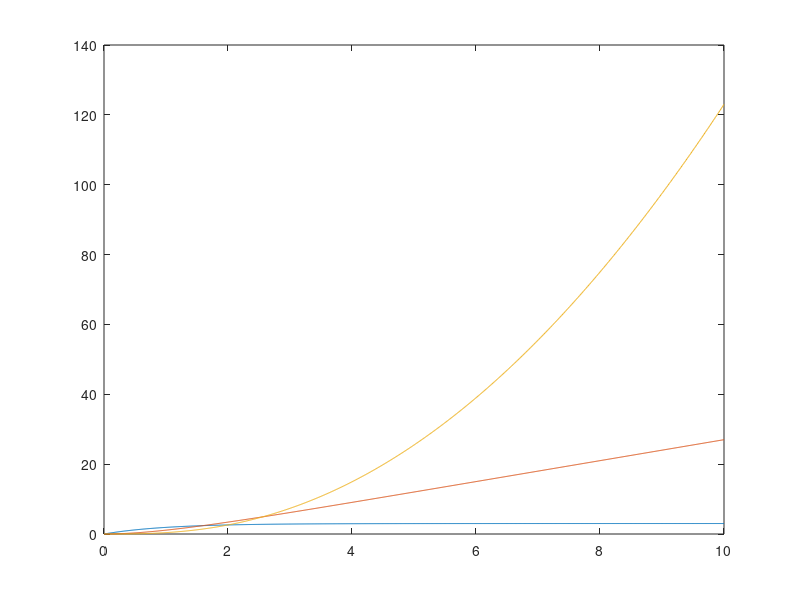

MATLAB code for this plot:
%%%%%%%%%%%%%%%%%%%%%%%%%%%%%%%%%%%%%%%%%%%%%%%%%%%%%%%%%%%%%%%%%%%%%%%%%%%%%%%%
% Primeira questão
%%%%%%%%%%%%%%%%%%%%%%%%%%%%%%%%%%%%%%%%%%%%%%%%%%%%%%%%%%%%%%%%%%%%%%%%%%%%%%%%

a = [1 2];
b = [1 4];
num = 10*conv(a, b)
a = [1 1];
b = [1 3];
c = [1 5];
den = conv(conv(a, b), conv(c, c))

% expandindo em frações parciais
[r, p, k] = residue(num, den)

%%%%%%%%%%%%%%%%%%%%%%%%%%%%%%%%%%%%%%%%%%%%%%%%%%%%%%%%%%%%%%%%%%%%%%%%%%%%%%%%
% Segunda questão
%%%%%%%%%%%%%%%%%%%%%%%%%%%%%%%%%%%%%%%%%%%%%%%%%%%%%%%%%%%%%%%%%%%%%%%%%%%%%%%%

t = 0:0.01:10;

y1 = 3-3*exp(-t);
y2 = 3*t-3+3*exp(-t);
y3 = 3*(t.^2)/2 - 3*t + 3 - 3*exp(-t)

plot(t, y1, t, y2, t, y3);

